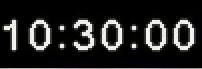
#> input picture Estudos para alinhar os frames com OCR/Analise c3/estudo OCR/recortados/10-30-00_frame_000016.jpg, 202 x 69 px; its folder holds only this picture in this run
$ python ocrtester.py
#> lines starting #> are read from the running program, lines starting #| are printed output that depends on the picture; after the words box and inside, x2 and y2 are one past the last pixel; in counts of white or black regions, pixels touching at a corner belong together
from PIL import Image
import cv2
import numpy as np
import pytesseract
import os
import csv
from concurrent.futures import ThreadPoolExecutor

input_dir = 'recortados'
output_dir = 'falhas'
log_file = 'logOCR.csv'

os.makedirs(output_dir, exist_ok=True)

rgb_ranges = [(215, 255), (220, 255), (225, 255)]
blur_kernels = [(3, 3), (5, 5)]
block_sizes = [9, 11, 13]
c_values = [1, 2, 3]

def preprocess_image(img, min_rgb, max_rgb, blur_kernel, block_size, c):
    pixels = img.load()
    for x in range(img.size[0]):
        for y in range(img.size[1]):
            r, g, b = pixels[x, y]
            if (min_rgb <= r <= max_rgb and min_rgb <= g <= max_rgb and min_rgb <= b <= max_rgb):
                pixels[x, y] = (0, 0, 0)
            else:
                pixels[x, y] = (255, 255, 255)
    img_np = np.array(img)
    img_gray = cv2.cvtColor(img_np, cv2.COLOR_RGB2GRAY)
    suave = cv2.GaussianBlur(img_gray, blur_kernel, 1.2)
    final = cv2.adaptiveThreshold(suave, 255, cv2.ADAPTIVE_THRESH_GAUSSIAN_C, cv2.THRESH_BINARY, block_size, c)
    return final

def extract_time_from_filename(filename):
    name = os.path.basename(filename)
    parts = name.split('_')[0].split('-')
    return f'{parts[0]}:{parts[1]}:{parts[2]}'

def process_image(image_path):
#> called with image_path = 'recortados/10-30-00_frame_000016.jpg'
    results = []
    expected = extract_time_from_filename(image_path)
    original = Image.open(image_path).convert('RGB')
#> original is the input picture: PIL image 202x69 RGB; mean R, G, B 35.1, 35, 34.4
    for min_rgb, max_rgb in rgb_ranges:
        for blur_kernel in blur_kernels:
            for block_size in block_sizes:
                for c in c_values:
                    processed = preprocess_image(original.copy(), min_rgb, max_rgb, blur_kernel, block_size, c)
                    ocr_text = pytesseract.image_to_string(processed, config='--psm 7').strip()
                    success = expected == ocr_text
                    results.append([os.path.basename(image_path), expected, ocr_text, success, min_rgb, max_rgb, blur_kernel[0], block_size, c])
                    if not success:
                        fail_name = f"{os.path.splitext(os.path.basename(image_path))[0]}_{min_rgb}_{blur_kernel[0]}_{block_size}_{c}.png"
                        cv2.imwrite(os.path.join(output_dir, fail_name), processed)
#> this loop made 1 pass
#> pass 1, in preprocess_image, `img_np = np.array(img)`:
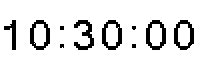
#> img_np: shape (69, 202, 3); 89.1% white; 10 black regions (4 under 20 px), largest, box (x1, y1, x2, y2) and area: (102, 20, 122, 50) 263, (146, 20, 166, 50) 263, (30, 20, 50, 50) 262, (174, 20, 194, 50) 261, (74, 20, 94, 50) 260, (4, 20, 16, 50) 151
#> pass 1, in preprocess_image, `suave = cv2.GaussianBlur(img_gray, blur_kernel, 1.2)`:
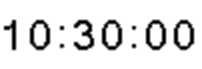
#> suave: shape (69, 202); min 0, max 255, mean 227.2
#> pass 1, in preprocess_image, `final = cv2.adaptiveThreshold(suave, 255, cv2.ADAPTIVE_THRESH_GAUSSIAN..`:
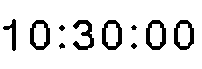
#> final: shape (69, 202); 88.4% white; 10 black regions, largest, box (x1, y1, x2, y2) and area: (102, 20, 122, 50) 275, (30, 20, 50, 50) 273, (73, 20, 94, 50) 273
#> after the loop, results = []
    return results

with ThreadPoolExecutor(max_workers=17) as executor:
    futures = []
    for file in os.listdir(input_dir):
        if file.lower().endswith('.jpg'):
            full_path = os.path.join(input_dir, file)
            futures.append(executor.submit(process_image, full_path))
#> (the call stopped at in process_image, `ocr_text = pytesseract.image_to_string(processed, config='--psm 7').st..`: pytesseract is not available in this run)

    with open(log_file, 'w', newline='') as f:
        writer = csv.writer(f)
        writer.writerow(['Arquivo', 'Esperado', 'Lido', 'Sucesso', 'MinRGB', 'MaxRGB', 'Blur', 'BlockSize', 'C'])
        for future in futures:
            for row in future.result():
                writer.writerow(row)
#> this loop made 0 passes

$ run again, on Estudos para alinhar os frames com OCR/Analise c3/estudo OCR/recortados/10-30-11_frame_000338.jpg
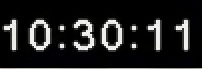
#> input picture Estudos para alinhar os frames com OCR/Analise c3/estudo OCR/recortados/10-30-11_frame_000338.jpg, 202 x 69 px
#> in process_image, original is the input picture: PIL image 202x69 RGB; mean R, G, B 30.4, 30.4, 30.4
#> the loop in process_image, `for min_rgb, max_rgb in rgb_ranges:` made 1 pass
#> pass 1, in preprocess_image, `img_np = np.array(img)`:
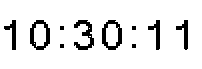
#> img_np: shape (69, 202, 3); 90.7% white; 10 black regions (4 under 20 px), largest, box (x1, y1, x2, y2) and area: (30, 20, 50, 50) 262, (102, 20, 122, 50) 262, (74, 20, 94, 50) 254, (4, 20, 16, 50) 151, (148, 20, 160, 50) 151, (176, 20, 188, 50) 150
#> pass 1, in preprocess_image, `final = cv2.adaptiveThreshold(suave, 255, cv2.ADAPTIVE_THRESH_GAUSSIAN..`:
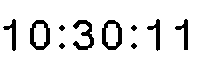
#> final: shape (69, 202); 90.1% white; 10 black regions, largest, box (x1, y1, x2, y2) and area: (30, 20, 50, 50) 274, (102, 20, 122, 50) 273, (73, 20, 94, 50) 268
#> after the loop in process_image, `for min_rgb, max_rgb in rgb_ranges:`: results = []
